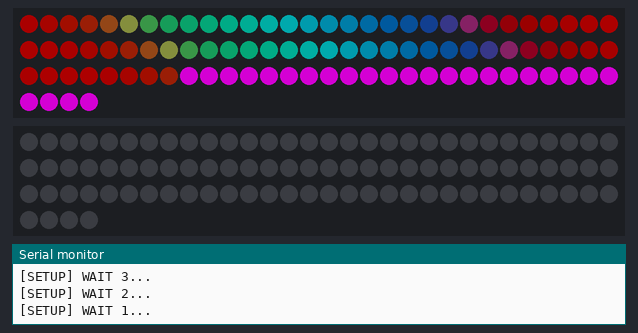
Recording of a sketch running on a simulated ESP8266 (NodeMCU). Parts: 2 × 94 RGB LEDs in strip order, left to right, continuing on the next row, the last lines printed to the serial monitor. Dim RGB values are drawn brighter than linear; WiFi joins after 1.5 s; servers stay silent unless stated; the strip is taken to match the declared colour order.

Above: at 5.65 s.
At 10.45 s:
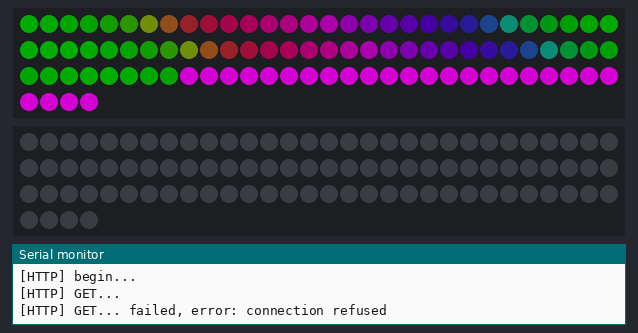
At 15.5 s:
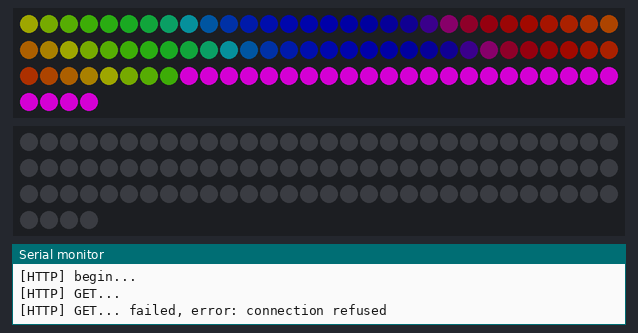
At 20.15 s:
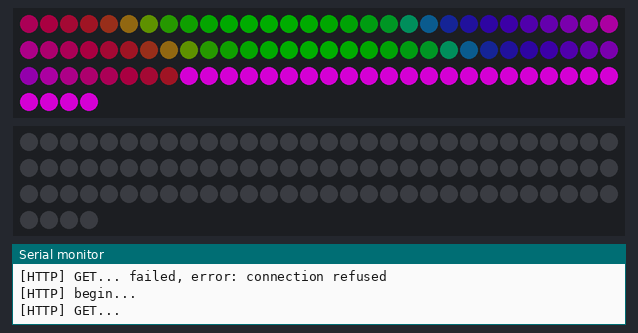
At 30.15 s:
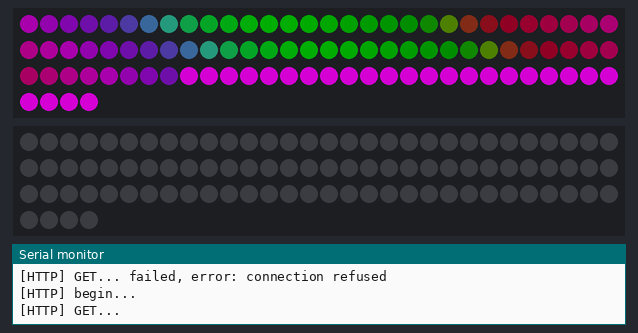
At 39.77 s:
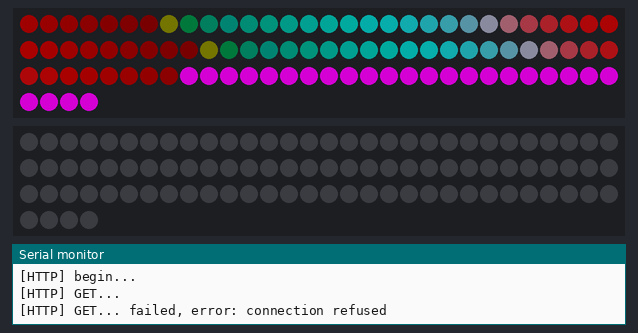

The sketch:

stairs_lighting_tube_wifi.ino
```cpp
#include <Adafruit_NeoPixel.h>

// How many NeoPixels are attached to the Arduino?
#define NUMPIXELS      94

#define sint(X) pix.gamma8(pix.sine8(X))

#include <ESP8266WiFi.h>
#include <ESP8266WiFiMulti.h>

#include <ESP8266HTTPClient.h>

#include <WiFiClient.h>

ESP8266WiFiMulti WiFiMulti;


class StairFlight {
  char sensorPinA, sensorPinB;
  long int sensetime;
  char sense_dir;
  long ms_;
  Adafruit_NeoPixel pix;

  public:
  StairFlight(char pixPin, char bottomPin, char topPin):
    pix(NUMPIXELS, pixPin, NEO_RGB + NEO_KHZ800) {
    // Sensor setup
  //  pinMode(bottomPin, INPUT);
  //  pinMode(topPin, INPUT);
    sensorPinA = topPin;
    sensorPinB = bottomPin;
    sensetime = 0;
    ms_ = 0;

    pix.begin();
  }

  void loop() {
    long int time_sinse_sense = millis() - sensetime;

   /* if ((digitalRead(sensorPinA) || digitalRead(sensorPinB)) && time_sinse_sense > 2000) {
      sensetime = millis();
      sense_dir = 0;
      if (digitalRead(sensorPinA)) {
        sense_dir = 1;
      }
    } */

    unsigned long t = millis();
    t = sin((double)t / 10000) * 8000 + 16000;


    for(int i=0;i<NUMPIXELS;i++){
      int pixnum = i;
      float brightness = 0.05;

     // if ( abs((sense_dir?i:(NUMPIXELS-i)) - time_sinse_sense / 50) < 3) {
        brightness = 0.2;
     // }

      // pixels.Color takes RGB values, from 0,0,0 up to 255,255,255
      //pix.setPixelColor(i, digitalRead(sensorPinA)?20:(digitalRead(sensorPinB)?16384:0));
      if (i > 25) { //ms_/2000) {
        pix.setPixelColor(NUMPIXELS-i-1, pix.Color(sint(t/3+pixnum*8)*brightness,sint(t/4+pixnum*8)*brightness,brightness*sint(t/5+pixnum*8)));
      } else {
        pix.setPixelColor(NUMPIXELS-i-1, pix.Color(128,0,128));
      }
    }

    pix.show();
  }

  void set_time(long ms) {
    ms_ = ms;
  }
};

StairFlight dpixels = StairFlight(2, 8, 9);
StairFlight upixels = StairFlight(0, 10, 11);


void setup() {
    Serial.begin(115200);
  // Serial.setDebugOutput(true);

  Serial.println();
  Serial.println();
  Serial.println();

  for (uint8_t t = 4; t > 0; t--) {
    Serial.printf("[SETUP] WAIT %d...\n", t);
    Serial.flush();
    delay(1000);
  }

  WiFi.mode(WIFI_STA);
  WiFiMulti.addAP("eightlegs", "ichiwichinichi");

}

long last_refresh=0;
long time_to_arrival=0;


void loop() {
  // wait for WiFi connection

  if ((WiFiMulti.run() == WL_CONNECTED && millis()-last_refresh > 10000 )) {
    last_refresh = millis();
    HTTPClient http;

    Serial.print("[HTTP] begin...\n");
    if (http.begin("http://www.omattos.com/tube/time.php")) {  // HTTP


      Serial.print("[HTTP] GET...\n");
      // start connection and send HTTP header
      int httpCode = http.GET();

      // httpCode will be negative on error
      if (httpCode > 0) {
        // HTTP header has been send and Server response header has been handled
        Serial.printf("[HTTP] GET... code: %d\n", httpCode);

        // file found at server
        if (httpCode == HTTP_CODE_OK) {
          String payload = http.getString();

          time_to_arrival = (long)(payload.toInt()) * 1000;
        }
      } else {
        Serial.printf("[HTTP] GET... failed, error: %s\n", http.errorToString(httpCode).c_str());
      }

      http.end();
    } else {
      Serial.printf("[HTTP} Unable to connect\n");
    }
  }

  dpixels.set_time(time_to_arrival- millis() + last_refresh);
  //upixels.loop();
  dpixels.loop();

}
```
